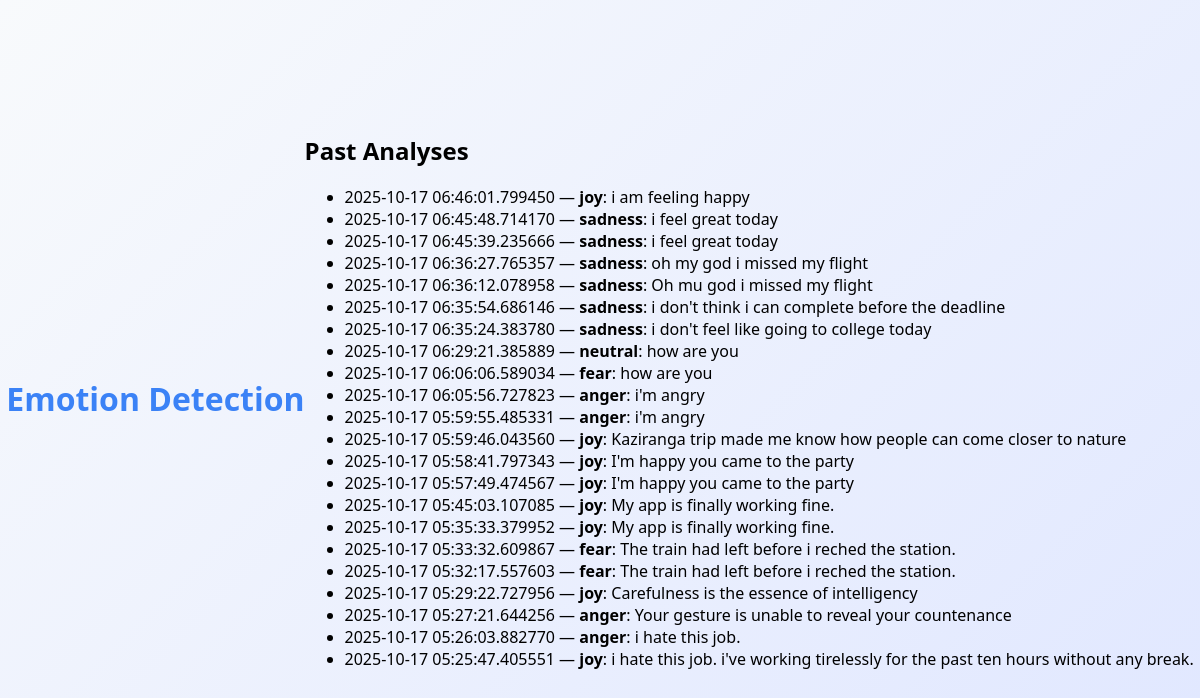
The app's page /history with its own data.
### app/db.py (models this page shows)
class Message(Base):
    __tablename__ = "messages"
    id = Column(Integer, primary_key=True, index=True)
    text = Column(String, nullable=False)
    emotion = Column(String, nullable=False)
    timestamp = Column(DateTime, default=datetime.utcnow)

### app/main.py (the view)
@app.get("/history", response_class=HTMLResponse)
def history(request: Request, db: Session = Depends(get_db)):
    messages = db.query(Message).order_by(Message.timestamp.desc()).all()
    return templates.TemplateResponse("history.html", {"request": request, "messages": messages})

### app/templates/history.html
{% extends "base.html" %}
{% block content %}
<h2>Past Analyses</h2>
<ul>
  {% for msg in messages %}
    <li>{{ msg.timestamp }} — <b>{{ msg.emotion }}</b>: {{ msg.text }}</li>
  {% endfor %}
</ul>
{% endblock %}

### app/templates/base.html (shortened to what this page needs)
<!DOCTYPE html>
<html lang="en">
<head>
  <link rel="stylesheet" href="/static/style.css">
</head>
<body>
  <header><h1>Emotion Detection</h1></header>
  <main>{% block content %}{% endblock %}</main>
</body>
</html>

### app/static/style.css (style rules this page uses)
body { background: linear-gradient(135deg, #f8fafc 0%, #e0e7ff 100%); font-family: 'Segoe UI', Arial, sans-serif; margin: 0; padding: 0; min-height: 100vh; display: flex; align-items: center; justify-content: center; }
h1 { color: #3b82f6; text-align: center; margin-bottom: 24px; }

### records on screen
Message: timestamp "2025-10-17 06:46:01.799450", emotion "joy", text "i am feeling happy"
Message: timestamp "2025-10-17 06:45:48.714170", emotion "sadness", text "i feel great today"
Message: timestamp "2025-10-17 06:45:39.235666", emotion "sadness", text "i feel great today"
Message: timestamp "2025-10-17 06:36:27.765357", emotion "sadness", text "oh my god i missed my flight"
Message: timestamp "2025-10-17 06:36:12.078958", emotion "sadness", text "Oh mu god i missed my flight"
Message: timestamp "2025-10-17 06:35:54.686146", emotion "sadness", text "i don't think i can complete before the deadline"
Message: timestamp "2025-10-17 06:35:24.383780", emotion "sadness", text "i don't feel like going to college today"
Message: timestamp "2025-10-17 06:29:21.385889", emotion "neutral", text "how are you"
Message: timestamp "2025-10-17 06:06:06.589034", emotion "fear", text "how are you"
Message: timestamp "2025-10-17 06:05:56.727823", emotion "anger", text "i'm angry"
Message: timestamp "2025-10-17 05:59:55.485331", emotion "anger", text "i'm angry"
Message: timestamp "2025-10-17 05:59:46.043560", emotion "joy", text "Kaziranga trip made me know how people can come closer to nature"
Message: timestamp "2025-10-17 05:58:41.797343", emotion "joy", text "I'm happy you came to the party"
Message: timestamp "2025-10-17 05:57:49.474567", emotion "joy", text "I'm happy you came to the party"
Message: timestamp "2025-10-17 05:45:03.107085", emotion "joy", text "My app is finally working fine."
Message: timestamp "2025-10-17 05:35:33.379952", emotion "joy", text "My app is finally working fine."
Message: timestamp "2025-10-17 05:33:32.609867", emotion "fear", text "The train had left before i reched the station."
Message: timestamp "2025-10-17 05:32:17.557603", emotion "fear", text "The train had left before i reched the station."
Message: timestamp "2025-10-17 05:29:22.727956", emotion "joy", text "Carefulness is the essence of intelligency"
Message: timestamp "2025-10-17 05:27:21.644256", emotion "anger", text "Your gesture is unable to reveal your countenance"
Message: timestamp "2025-10-17 05:26:03.882770", emotion "anger", text "i hate this job."
Message: timestamp "2025-10-17 05:25:47.405551", emotion "joy", text "i hate this job. i've working tirelessly for the past ten hours without any break."
